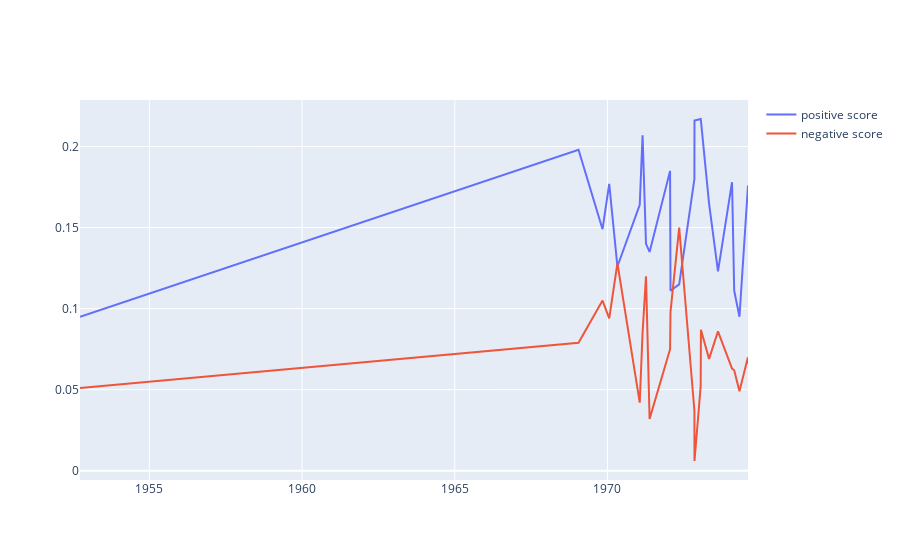

Notebook cell for this chart:
### Markdown cell above
## Richard M. Nixon

### Code cell
rmn = df.loc[df['president'].isin(['Richard M. Nixon'])]
fig = go.Figure()
fig.add_trace(go.Scatter(x=rmn["date"], y=rmn["score_pos"],
                    mode='lines',
                    name='positive score'))
fig.add_trace(go.Scatter(x=rmn["date"], y=rmn["score_neg"],
                    mode='lines',
                    name='negative score'))
fig.show()
